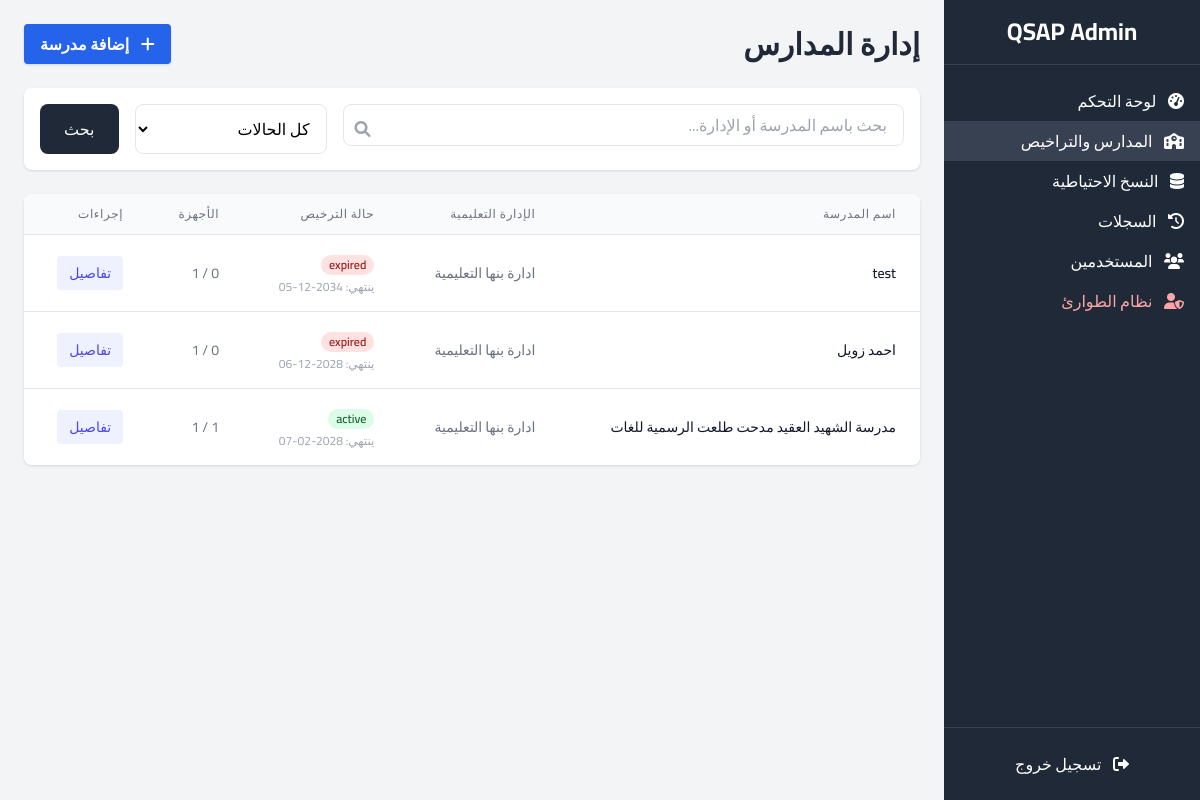
/admin/schools (signed in), run on the app's committed database.
### models.py (models this page shows)
class School(db.Model):
    id = db.Column(db.Integer, primary_key=True)
    name = db.Column(db.String(120), nullable=False)
    education_admin = db.Column(db.String(120), nullable=False) # Educational Administration
    contact_email = db.Column(db.String(120))
    phone = db.Column(db.String(20))
    created_at = db.Column(db.DateTime, default=datetime.utcnow)
    licenses = db.relationship('License', backref='school', lazy=True)
    backups = db.relationship('BackupVault', backref='school', lazy=True)
    users = db.relationship('SchoolUser', backref='school', lazy=True)

class License(db.Model):
    id = db.Column(db.Integer, primary_key=True)
    school_id = db.Column(db.Integer, db.ForeignKey('school.id'), nullable=False)
    license_key = db.Column(db.String(64), unique=True, nullable=False)
    status = db.Column(db.String(20), default='active') # active, expired, suspended
    max_devices = db.Column(db.Integer, default=1)
    expiry_date = db.Column(db.DateTime, nullable=False)
    created_at = db.Column(db.DateTime, default=datetime.utcnow)
    devices = db.relationship('Device', backref='license', lazy=True)
    def is_valid(self):
        return self.status == 'active' and self.expiry_date > datetime.utcnow()

### routes/admin.py (the view)
@admin_bp.route('/schools')
@login_required
def schools():
    page = request.args.get('page', 1, type=int)
    query = request.args.get('q')
    status = request.args.get('status')
    schools_query = School.query
    if status:
        schools_query = schools_query.join(License).filter(License.status == status)
    if query:
        schools_query = schools_query.filter(School.name.contains(query) | School.education_admin.contains(query))
    schools_query = schools_query.order_by(School.created_at.desc())
    schools_pagination = schools_query.paginate(page=page, per_page=10, error_out=False)
    return render_template('admin/schools.html', schools=schools_pagination, current_status=status)

### models.py (called while the page is built)
@login_manager.user_loader
def load_user(user_id):
    return AdminUser.query.get(int(user_id))

    @property
    def is_active(self):
        return self.is_active_user

### templates/admin/schools.html (shortened to what this page needs)
{% extends 'admin/base.html' %}
{% block content %}
<div class="flex flex-col md:flex-row justify-between items-center mb-6 gap-4">
    <h2 class="text-3xl font-bold text-gray-800">إدارة المدارس</h2>
    <a href="{{ url_for('admin.add_school') }}" class="w-full md:w-auto bg-blue-600 hover:bg-blue-700 text-white font-bold py-2 px-4 rounded shadow text-center">
        <i class="fas fa-plus ml-2"></i> إضافة مدرسة
    </a>
</div>
<div class="mb-6 bg-white p-4 rounded-lg shadow">
    <form action="{{ url_for('admin.schools') }}" method="GET" class="flex flex-col md:flex-row gap-4">
        <div class="flex-1 relative">
            <input type="text" name="q" value="{{ request.args.get('q', '') }}" placeholder="بحث باسم المدرسة أو الإدارة..."
                   class="w-full pl-10 pr-4 py-2 border rounded-lg focus:outline-none focus:border-blue-500">
            <div class="absolute inset-y-0 left-0 pl-3 flex items-center pointer-events-none">
            </div>
        </div>
        <div class="w-full md:w-48">
            <select name="status" onchange="this.form.submit()" class="w-full py-2 px-3 border rounded-lg focus:outline-none focus:border-blue-500 bg-white">
                <option value="">كل الحالات</option>
            </select>
        </div>
        <button type="submit" class="bg-gray-800 text-white px-6 py-2 rounded-lg hover:bg-gray-700">بحث</button>
    </form>
</div>
<div class="hidden md:block bg-white rounded-lg shadow overflow-hidden mb-6">
    <div class="overflow-x-auto">
        <table class="min-w-full divide-y divide-gray-200">
            <thead class="bg-gray-50">
                <tr>
                    <th class="px-6 py-3 text-right text-xs font-medium text-gray-500 uppercase tracking-wider">اسم المدرسة</th>
                    <th class="px-6 py-3 text-right text-xs font-medium text-gray-500 uppercase tracking-wider">الإدارة التعليمية</th>
                    <th class="px-6 py-3 text-right text-xs font-medium text-gray-500 uppercase tracking-wider">حالة الترخيص</th>
                    <th class="px-6 py-3 text-right text-xs font-medium text-gray-500 uppercase tracking-wider">الأجهزة</th>
                    <th class="px-6 py-3 text-right text-xs font-medium text-gray-500 uppercase tracking-wider">إجراءات</th>
                </tr>
            </thead>
            <tbody class="bg-white divide-y divide-gray-200">
                {% for school in schools.items %}
                <tr class="hover:bg-gray-50 transition-colors">
                    <td class="px-6 py-4 whitespace-nowrap">
                        <div class="text-sm font-medium text-gray-900">{{ school.name }}</div>
                    </td>
                    <td class="px-6 py-4 whitespace-nowrap text-sm text-gray-500">{{ school.education_admin }}</td>
                    <td class="px-6 py-4 whitespace-nowrap">
                        {% if school.licenses %}
                            {% set license = school.licenses[0] %}
                            <span class="px-2 inline-flex text-xs leading-5 font-semibold rounded-full
                                {% if license.status == 'active' and license.is_valid() %}bg-green-100 text-green-800
                                {% elif license.status == 'expired' or not license.is_valid() %}bg-red-100 text-red-800
                                {% else %}bg-yellow-100 text-yellow-800{% endif %}">
                                {{ license.status }}
                            </span>
                            <div class="text-xs text-gray-400 mt-1">ينتهي: {{ license.expiry_date.strftime('%Y-%m-%d') }}</div>
                        {% else %}
                            <span class="px-2 inline-flex text-xs leading-5 font-semibold rounded-full bg-gray-100 text-gray-800">لا يوجد ترخيص</span>
                        {% endif %}
                    </td>
                    <td class="px-6 py-4 whitespace-nowrap text-sm text-gray-500">
                        {% if school.licenses %}
                            {{ school.licenses[0].devices|length }} / {{ school.licenses[0].max_devices }}
                        {% else %}
                            -
                        {% endif %}
                    </td>
                    <td class="px-6 py-4 whitespace-nowrap text-sm font-medium">
                        <a href="{{ url_for('admin.school_detail', id=school.id) }}" class="text-indigo-600 hover:text-indigo-900 bg-indigo-50 px-3 py-1 rounded hover:bg-indigo-100 transition-colors">تفاصيل</a>
                    </td>
                </tr>
                {% endfor %}
            </tbody>
        </table>
    </div>
</div>
{% endblock %}

### templates/admin/base.html (style rules this page uses)
body { font-family: 'Cairo', sans-serif; }

### data on the page
School: name "test", education_admin "ادارة بنها التعليمية", licenses "0", max_devices "1"
License: status "expired", expiry_date "2034-12-05"
School: name "احمد زويل", education_admin "ادارة بنها التعليمية", licenses "0", max_devices "1"
License: status "expired", expiry_date "2028-12-06"
School: name "مدرسة الشهيد العقيد مدحت طلعت الرسمية للغات", education_admin "ادارة بنها التعليمية", max_devices "1"
License: status "active", expiry_date "2028-02-07"
